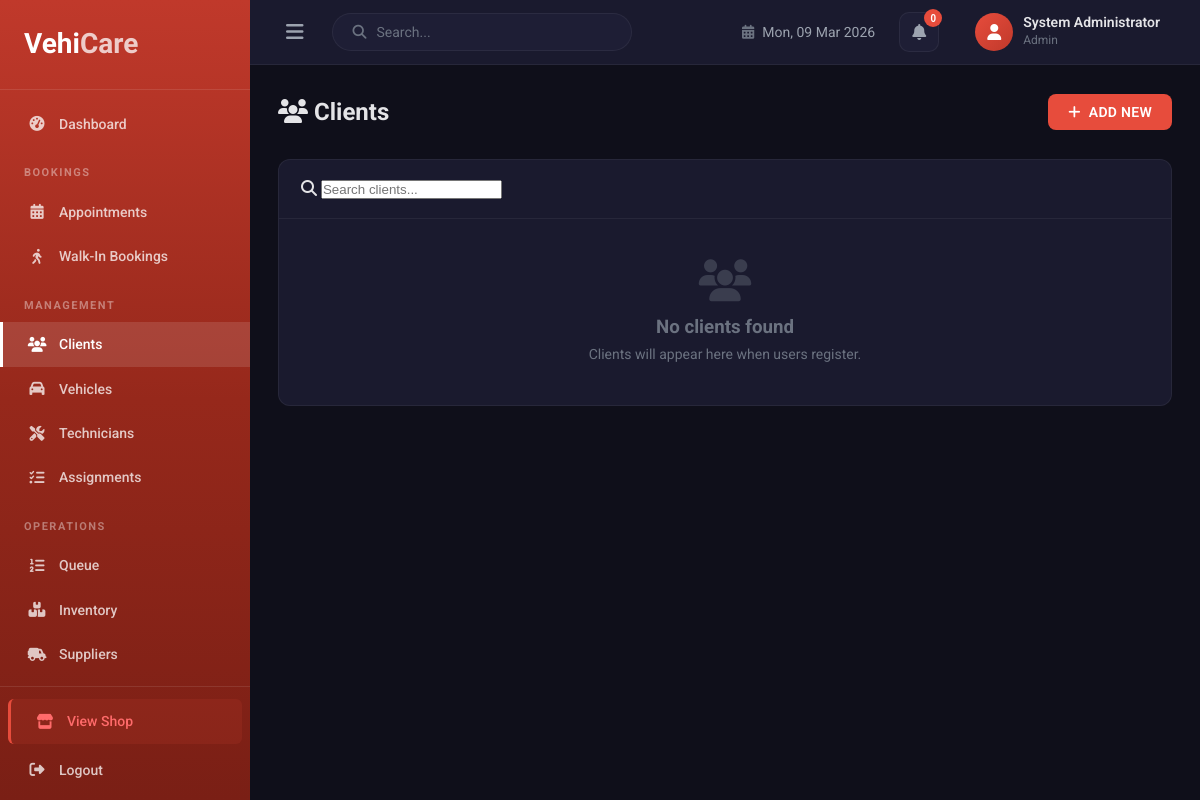
The app's page /admins/clients.php (signed in), older data.
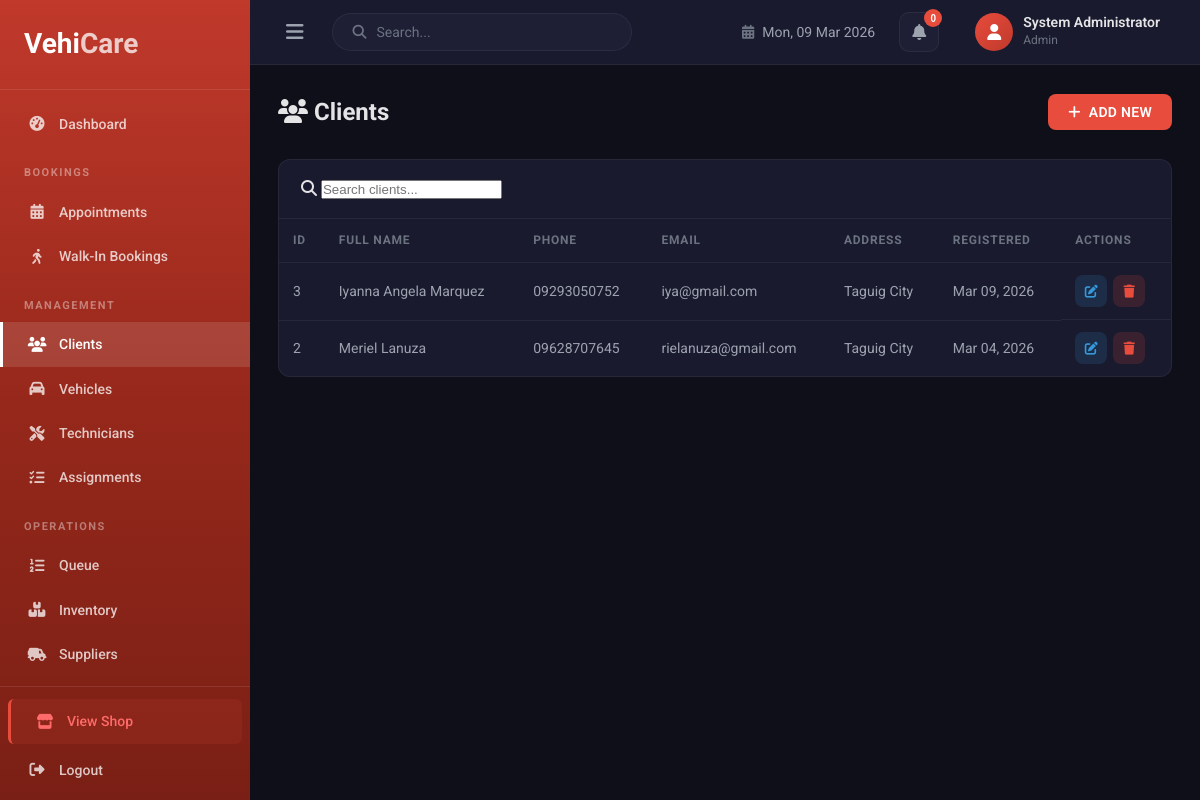
The same page, newer data.
### tables this page shows
CREATE TABLE `clients` (
  `client_id` int(11) NOT NULL,
  `user_id` int(11) DEFAULT NULL,
  `full_name` varchar(150) NOT NULL,
  `phone` varchar(50) NOT NULL,
  `email` varchar(150) DEFAULT NULL,
  `address` text DEFAULT NULL,
  `created_at` timestamp NOT NULL DEFAULT current_timestamp()
);

### admins/clients.php (the view, shortened to what this page needs)
<?php
$current_page = 'clients';
require_once __DIR__ . '/../includes/db.php';
$clients = $pdo->query("SELECT c.*, u.email as user_email FROM clients c LEFT JOIN users u ON c.user_id = u.user_id ORDER BY c.created_at DESC")->fetchAll();
?>
<!DOCTYPE html>
<html lang="en">
<head>
    <link rel="stylesheet" href="../includes/style/admin.css">
    <link rel="stylesheet" href="https://cdnjs.cloudflare.com/ajax/libs/font-awesome/6.5.1/css/all.min.css">
</head>
<body class="admin-body">
<div class="admin-layout">
    <?php include __DIR__ . '/includes/sidebar.php'; ?>
    <main class="admin-main">
        <?php include __DIR__ . '/includes/topbar.php'; ?>
        <div class="admin-content">
            <div class="page-header">
                <h2><i class="fas fa-users"></i> Clients</h2>
                <button class="btn btn-primary" onclick="openModal('addModal')"><i class="fas fa-plus"></i> Add New</button>
            </div>
            <div class="admin-card">
                <div class="table-toolbar">
                    <div class="search-box"><i class="fas fa-search"></i>
                        <input type="text" id="searchInput" placeholder="Search clients..." onkeyup="searchTable()">
                    </div>
                </div>
                <?php if (count($clients) > 0): ?>
                <div class="table-responsive">
                    <table class="admin-table" id="clientsTable">
                        <thead><tr><th>ID</th><th>Full Name</th><th>Phone</th><th>Email</th><th>Address</th><th>Registered</th><th>Actions</th></tr></thead>
                        <tbody>
                        <?php foreach ($clients as $row): ?>
                        <tr>
                            <td><?= $row['client_id'] ?></td>
                            <td><?= htmlspecialchars($row['full_name']) ?></td>
                            <td><?= htmlspecialchars($row['phone']) ?></td>
                            <td><?= htmlspecialchars($row['email'] ?? $row['user_email'] ?? '') ?></td>
                            <td><?= htmlspecialchars(mb_strimwidth($row['address'] ?? '', 0, 40, '...')) ?></td>
                            <td><?= date('M d, Y', strtotime($row['created_at'])) ?></td>
                            <td class="action-btns">
                                <button class="btn-icon btn-edit" onclick="editClient(<?= $row['client_id'] ?>, '<?= htmlspecialchars(addslashes($row['full_name']), ENT_QUOTES) ?>', '<?= htmlspecialchars(addslashes($row['phone']), ENT_QUOTES) ?>', '<?= htmlspecialchars(addslashes($row['email'] ?? ''), ENT_QUOTES) ?>', '<?= htmlspecialchars(addslashes($row['address'] ?? ''), ENT_QUOTES) ?>')"><i class="fas fa-edit"></i></button>
                                <form method="POST" style="display:inline" onsubmit="return confirm('Delete this client?')">
                                    <button type="submit" class="btn-icon btn-delete"><i class="fas fa-trash"></i></button>
                                </form>
                            </td>
                        </tr>
                        <?php endforeach; ?>
                        </tbody>
                    </table>
                </div>
                <?php else: ?>
                <div class="empty-state"><i class="fas fa-users"></i><h3>No clients found</h3><p>Clients will appear here when users register.</p></div>
                <?php endif; ?>
            </div>
        </div>
    </main>
</div>
</body>
</html>

### admins/includes/sidebar.php (shortened to what this page needs)
<aside class="admin-sidebar" id="adminSidebar">
    <div class="sidebar-header">
        <a href="dashboard.php" class="sidebar-logo">
            <span class="logo-vehi">Vehi</span><span class="logo-care">Care</span>
        </a>
    </div>
    <nav class="sidebar-nav">
        <a href="dashboard.php" class="sidebar-link <?= ($current_page ?? '') === 'dashboard' ? 'active' : '' ?>">
            <i class="fas fa-tachometer-alt"></i> <span>Dashboard</span>
        </a>
        <div class="sidebar-section">BOOKINGS</div>
        <a href="appointments.php" class="sidebar-link <?= ($current_page ?? '') === 'appointments' ? 'active' : '' ?>">
            <i class="fas fa-calendar-alt"></i> <span>Appointments</span>
        </a>
        <a href="walkin.php" class="sidebar-link <?= ($current_page ?? '') === 'walkin' ? 'active' : '' ?>">
            <i class="fas fa-walking"></i> <span>Walk-In Bookings</span>
        </a>
        <div class="sidebar-section">MANAGEMENT</div>
        <a href="clients.php" class="sidebar-link <?= ($current_page ?? '') === 'clients' ? 'active' : '' ?>">
            <i class="fas fa-users"></i> <span>Clients</span>
        </a>
        <a href="vehicles.php" class="sidebar-link <?= ($current_page ?? '') === 'vehicles' ? 'active' : '' ?>">
            <i class="fas fa-car"></i> <span>Vehicles</span>
        </a>
        <a href="technicians.php" class="sidebar-link <?= ($current_page ?? '') === 'technicians' ? 'active' : '' ?>">
            <i class="fas fa-tools"></i> <span>Technicians</span>
        </a>
        <a href="assignments.php" class="sidebar-link <?= ($current_page ?? '') === 'assignments' ? 'active' : '' ?>">
            <i class="fas fa-tasks"></i> <span>Assignments</span>
        </a>
        <div class="sidebar-section">OPERATIONS</div>
        <a href="queue.php" class="sidebar-link <?= ($current_page ?? '') === 'queue' ? 'active' : '' ?>">
            <i class="fas fa-list-ol"></i> <span>Queue</span>
        </a>
        <a href="inventory.php" class="sidebar-link <?= ($current_page ?? '') === 'inventory' ? 'active' : '' ?>">
            <i class="fas fa-boxes-stacked"></i> <span>Inventory</span>
        </a>
        <a href="suppliers.php" class="sidebar-link <?= ($current_page ?? '') === 'suppliers' ? 'active' : '' ?>">
            <i class="fas fa-truck-field"></i> <span>Suppliers</span>
        </a>
        <a href="purchase_orders.php" class="sidebar-link <?= ($current_page ?? '') === 'purchase_orders' ? 'active' : '' ?>">
        </a>
    </nav>
    <div class="sidebar-footer">
        <a href="../index.php" class="sidebar-link sidebar-shop" target="_blank">
            <i class="fas fa-store"></i> <span>View Shop</span>
        </a>
        <a href="../users/logout.php" class="sidebar-link sidebar-logout">
            <i class="fas fa-sign-out-alt"></i> <span>Logout</span>
        </a>
    </div>
</aside>

### admins/includes/topbar.php
<header class="admin-topbar">
    <div class="topbar-left">
        <button class="sidebar-toggle" id="sidebarToggle">
            <i class="fas fa-bars"></i>
        </button>
        <div class="topbar-search">
            <i class="fas fa-search"></i>
            <input type="text" placeholder="Search...">
        </div>
    </div>
    <div class="topbar-right">
        <div class="topbar-date">
            <i class="fas fa-calendar-alt"></i>
            <span><?= date('D, d M Y') ?></span>
        </div>
        <div class="topbar-notifications">
            <button class="topbar-icon-btn">
                <i class="fas fa-bell"></i>
                <span class="notif-badge">0</span>
            </button>
        </div>
        <div class="topbar-user">
            <div class="user-avatar">
                <i class="fas fa-user"></i>
            </div>
            <div class="user-info">
                <span class="user-name"><?= htmlspecialchars($_SESSION['full_name'] ?? 'Admin') ?></span>
                <span class="user-role"><?= ucfirst($_SESSION['role'] ?? 'admin') ?></span>
            </div>
        </div>
    </div>
</header>

Row changes from the older to the newer data that the page shows:
added clients: client_id "3", full_name "Iyanna Angela Marquez", phone "09293050752", email "iya@gmail.com", address "Taguig City", created_at "Mar 09, 2026"
added clients: client_id "2", full_name "Meriel Lanuza", phone "09628707645", email "rielanuza@gmail.com", address "Taguig City", created_at "Mar 04, 2026"
Text that changed along with them:
text no longer shown: "No clients found Clients will appear here when users register."
text now shown: "ID FULL NAME PHONE EMAIL ADDRESS REGISTERED ACTIONS"
